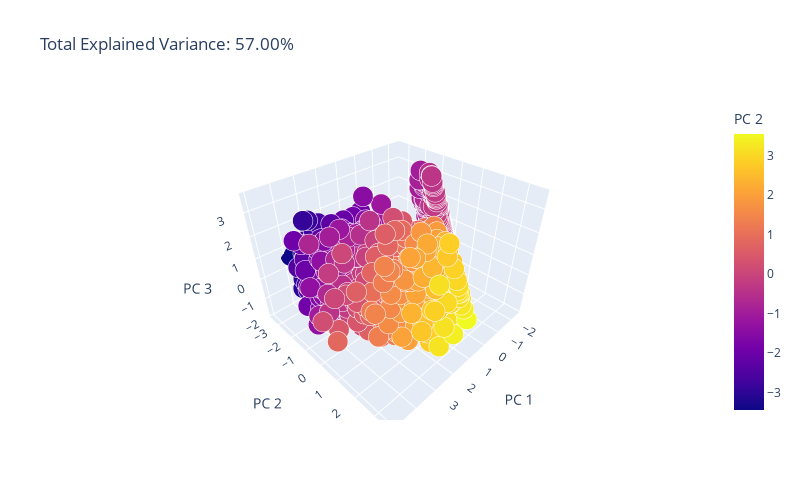

Notebook cell for this chart:
### Code cell
# Just for fun, let's look at the transformed data in PCA space. 
# This gives a low dimensional representation of the data, which preserves local and global structure.
import plotly.express as px
from sklearn.decomposition import PCA

pca = PCA(n_components=3)
components = pca.fit_transform(X)

total_var = pca.explained_variance_ratio_.sum() * 100

fig = px.scatter_3d(
    components, x=0, y=1, z=2, color= 1, size=0.1*np.ones(len(X)), opacity = 1,
    title=f'Total Explained Variance: {total_var:.2f}%',
    labels={'0': 'PC 1', '1': 'PC 2', '2': 'PC 3'},
    width=800, height=500
)
fig.show()

### Figure 1 — Plotly figure (JSON) as saved in the notebook; plotly's stock layout.template omitted (floating-point values rounded to 4 significant figures; data arrays with more than 128 entries replaced by an {"elided": "..."} marker saying what was removed)
{"data": [{"hovertemplate": "PC 1=%{x}<br>PC 2=%{marker.color}<br>PC 3=%{z}<br>size=%{marker.size}<extra></extra>", "legendgroup": "", "marker": {"color": {"elided": "8693 float values"}, "coloraxis": "coloraxis", "opacity": 1, "size": {"elided": "8693 float values"}, "sizemode": "area", "sizeref": 0.00025, "symbol": "circle"}, "mode": "markers", "name": "", "scene": "scene", "showlegend": false, "type": "scatter3d", "x": {"elided": "8693 float values"}, "y": {"elided": "8693 float values"}, "z": {"elided": "8693 float values"}}], "layout": {"coloraxis": {"colorbar": {"title": {"text": "PC 2"}}, "colorscale": [[0, "#0d0887"], [0.1111, "#46039f"], [0.2222, "#7201a8"], [0.3333, "#9c179e"], [0.4444, "#bd3786"], [0.5556, "#d8576b"], [0.6667, "#ed7953"], [0.7778, "#fb9f3a"], [0.8889, "#fdca26"], [1, "#f0f921"]]}, "height": 500, "legend": {"itemsizing": "constant", "tracegroupgap": 0}, "scene": {"domain": {"x": [0, 1], "y": [0, 1]}, "xaxis": {"title": {"text": "PC 1"}}, "yaxis": {"title": {"text": "PC 2"}}, "zaxis": {"title": {"text": "PC 3"}}}, "title": {"text": "Total Explained Variance: 57.00%"}, "width": 800}}
